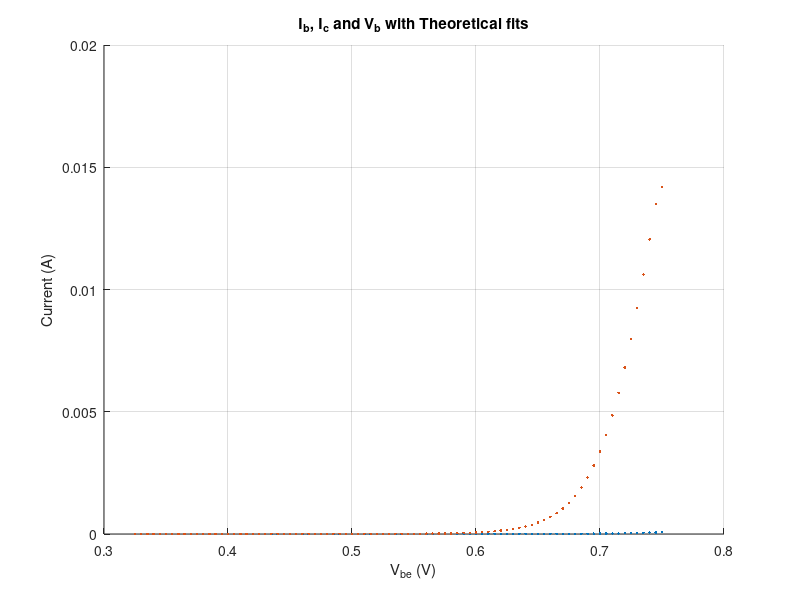

The MATLAB source for this figure: (Note: this script raises an error after producing the figure.)
%% Lab 3: Resistors & Bipolar Transistors
load('lab3exp1.mat');
U_T = .025; %V

%% Experiment 1: Bipolar Transistor Characteristics

% Semilong plot showing the collector current AND base current as a function of base voltage. 
% Should include appropriate theoretical fits (just use Curve Fit Tool I guess…) and extracted parameter values?

% Plot given data
figure(1);
hold on;
grid on;
title('I_b, I_c and V_b with Theoretical fits');
xlabel('V_{be} (V)'); ylabel('Current (A)');

plot(Vbe, Ib,'.');
plot(Vbe, Ic,'.');

% Plot theoretical of I_c
[xData, yData] = prepareCurveData( Vbe, Ic );

% Set up fittype and options.
ft = fittype( 'exp1' );
opts = fitoptions( 'Method', 'NonlinearLeastSquares');
opts.Display = 'Off';
opts.Normalize = 'on';
% opts.StartPoint = [5.00918741733474e-06 4.84284559039923];

% Fit model to data.
[fitresult, gof] = fit( xData, yData, ft, opts );

% Plot fit with data.
plot(fitresult, xData, yData );

% theoretical from I_b
[xData2, yData2] = prepareCurveData( Vbe, Ib );

% Set up fittype and options.
ft2 = fittype( 'exp1' );
opts2 = fitoptions( 'Method', 'NonlinearLeastSquares');
opts2.Display = 'Off';
opts2.Normalize = 'on';
opts.StartPoint = [5.00918741733474e-06 4.84284559039923];

% Fit model to data.
[fitresult2, gof] = fit( xData2, yData2, ft, opts2 );

% Plot fit with data.
plot(fitresult2, xData2, yData2 );

% Extract fitted values
coeffs2 = coeffvalues(fitresult2);
beta = Ic./Ib;

U_T_fit2 = 1/coeffs2(2);
I_S_fit2 = mean(coeffs2(1)./beta);

str1 = sprintf('U_T = %f V', (U_T_fit));
str2 = sprintf('I_S = %.4s A', (I_S_fit));
% + newline + sprintf('I_S = %f', (I_S))
annotation('textbox',[0.15, 0.6, 0.1, 0.1],'String',str1,'FitBoxToText','on', 'BackgroundColor', 'w');
annotation('textbox',[0.15, 0.5, 0.1, 0.1],'String',str2,'FitBoxToText','on','BackgroundColor', 'w');

set(gca, 'yscale',  'log');
legend('I_b', 'I_c','I_b (fit)', 'I_c (fit)','Location','northwest');


%% Plot current gain (beta = Ic/Ib) as a function of the base current (FIG 2)
% (make the Ib axis logarithmic).

figure(2);
hold on;
grid on;
title('\beta as a function of I_b');
xlabel('I_b (A)'); ylabel('\beta');

beta = Ic./Ib;
plot(Ib,beta);
set(gca, 'yscale','log');

% Extract the incremental base resistance (rb) from the base current-voltage characteristic
% make a log-log plot (FIG 3) of rb vs. Ib WITH a theoretical fit.

% Assume forward active since collector current is held at 5V
figure(3);
hold on;
grid on;
title('r_d as a function of I_b');
xlabel('r_d'); ylabel('I_b (A)');

rd = U_T./Ib;
plot(Ib, rd);
set(gca, 'yscale','log');

% Theoretical fit

% extract gm

%% log-log plot (FIG 4) of gm vs. Ic, with theoretical fit

figure(4);
hold on;
grid on;
title('g_m as a function of I_c');
xlabel('I_c (A)'); ylabel('g_m');

gm = Ic/U_T;

plot(Ic, gm);
set(gca, 'yscale','log');
set(gca, 'xscale','log');

% Plot theoretical